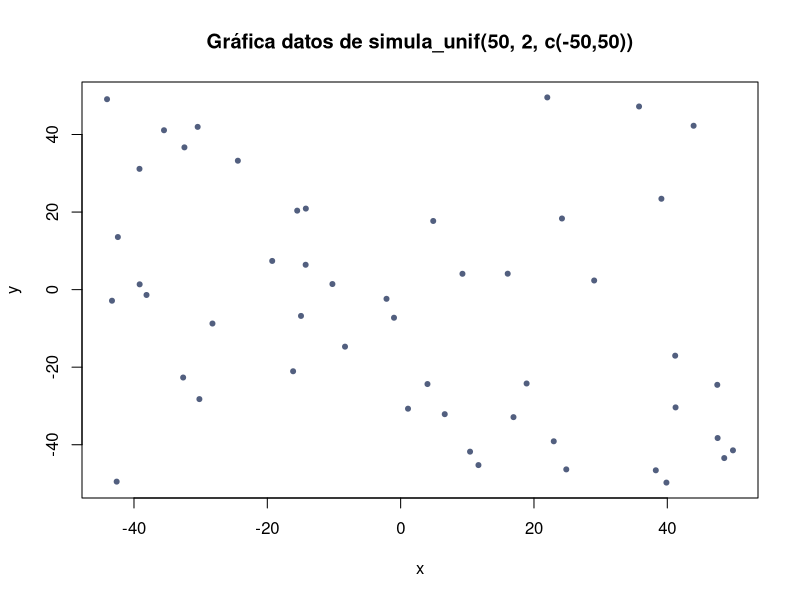
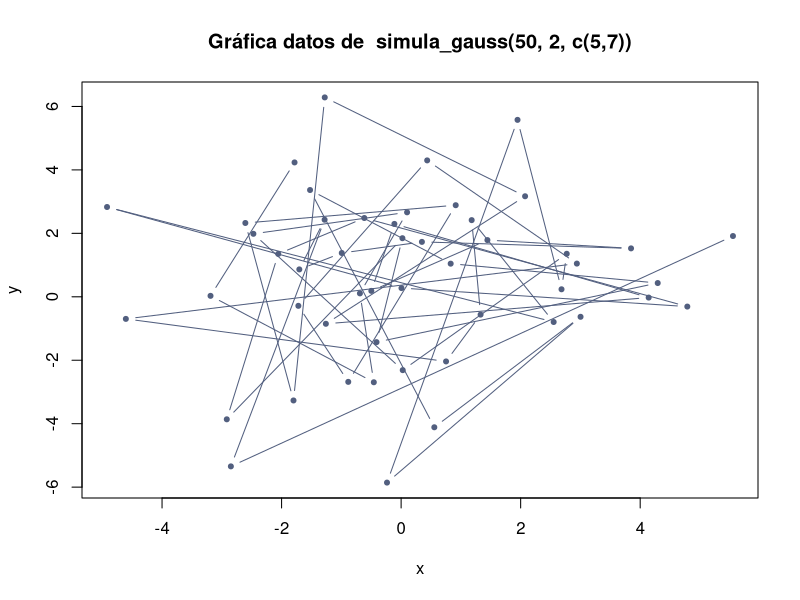
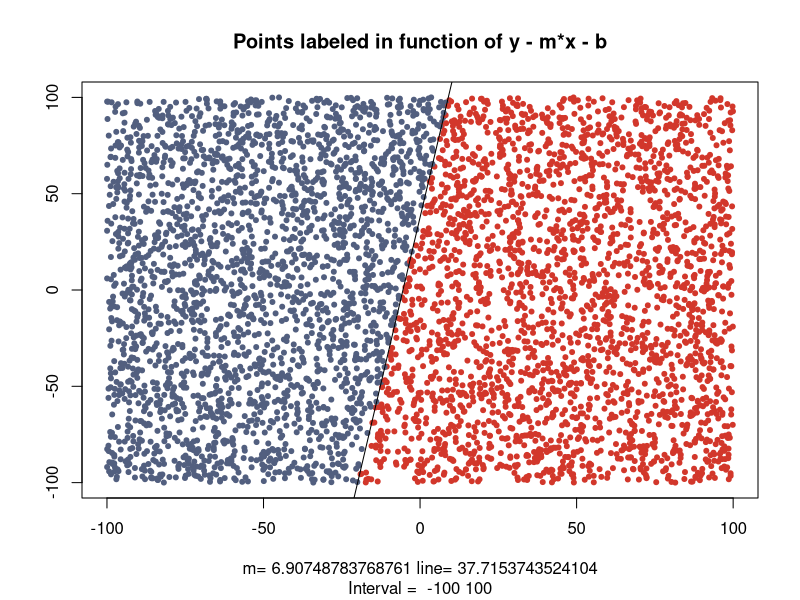
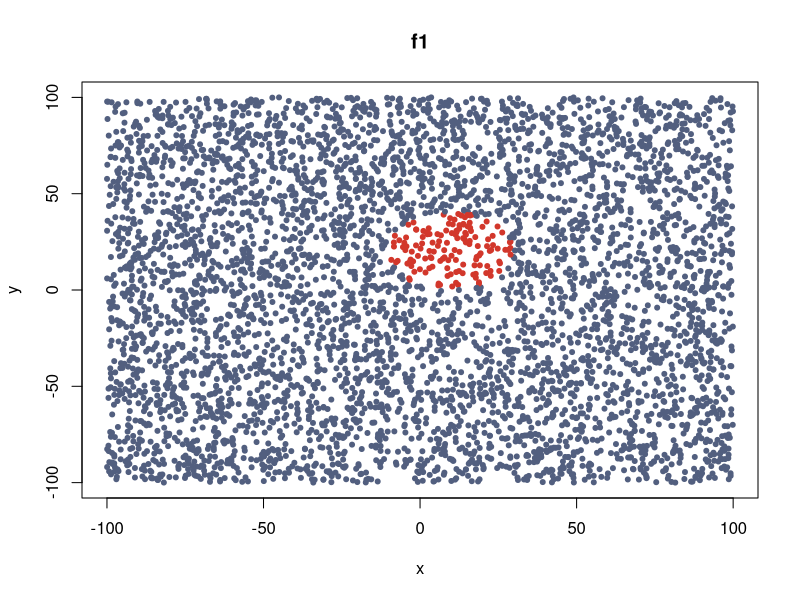
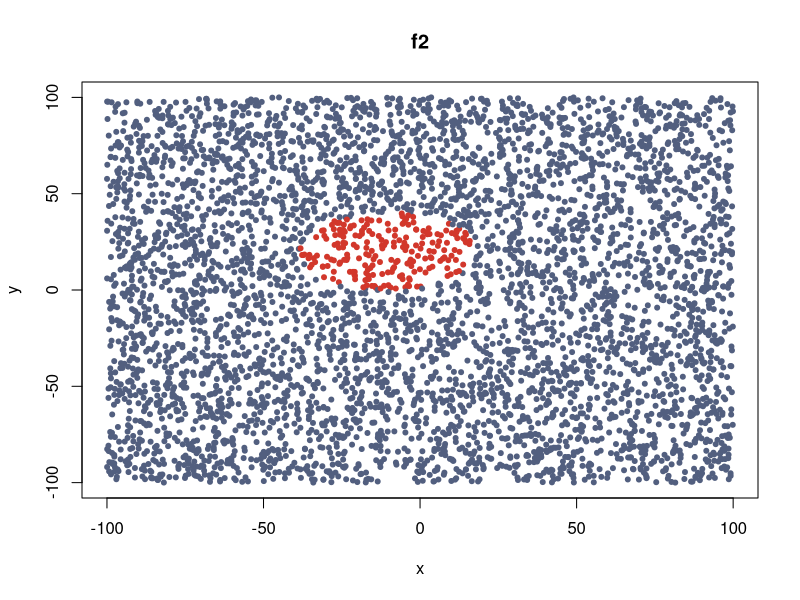
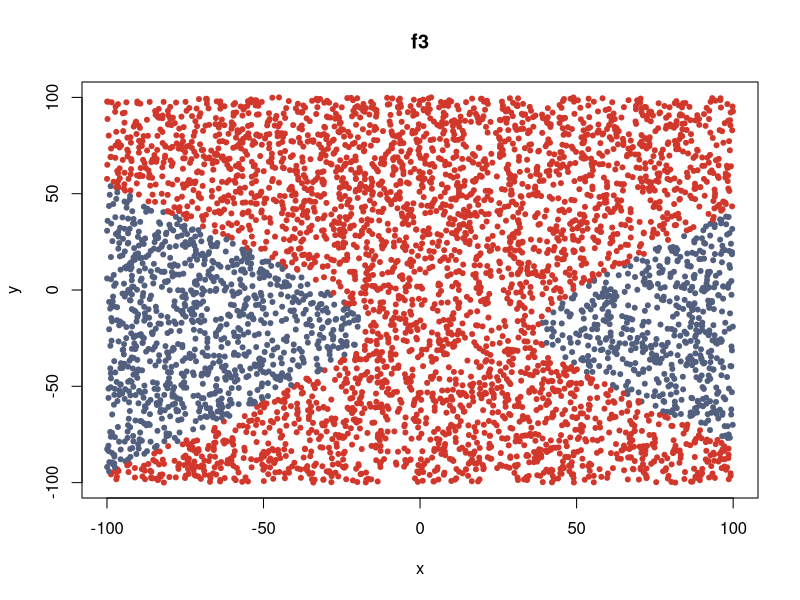
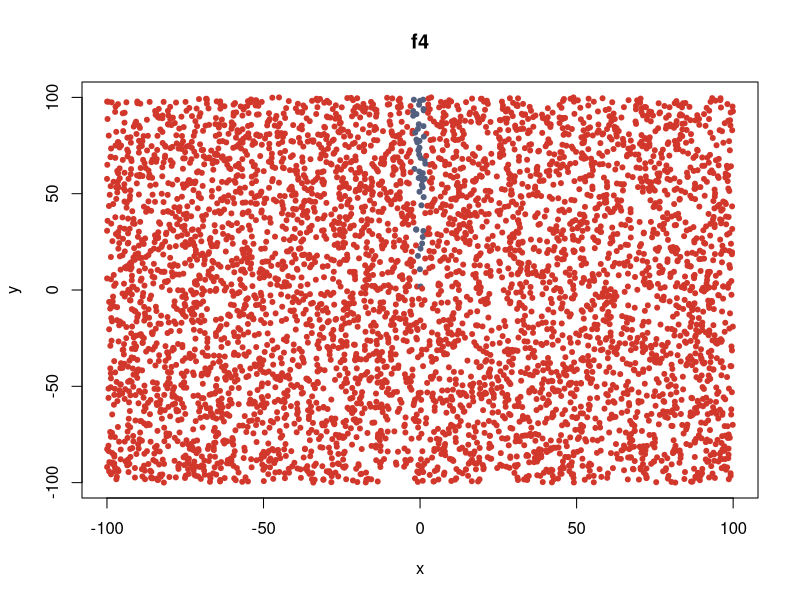
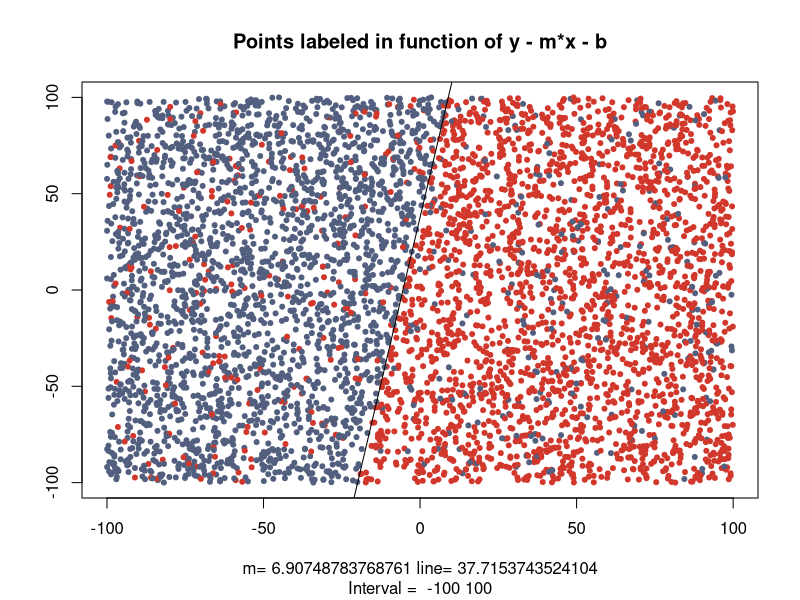

Write R code to recreate these figures, in order. (Note: this script raises an error after producing the figures.)
## ---- chunk 1
knitr::opts_chunk$set(echo = TRUE)
set.seed(1000000007)
## ---- chunk 2
myPlot = function(data, labels = NULL, myMain = NULL, pch = 20, xlab = "x", ylab = "y", ...) {
  # Wrapper function for plotting
  #
  # Args:
  #   Data: A data structure containing the data in the form x,y
  #   labels: Labels to color the data points
  #   rest of params: Graphical params to plot
  if (length(labels) != 0) {
    labels[labels == 1] = "#525F7F"
    labels[labels == -1] = "#D2372B"
  } else {
    labels = "#525F7F"
  }
  
  if (is.null(dim(labels))) {
    plot(data, col = labels, pch = pch, xlab = xlab, ylab = ylab, ...)
  } else {
    for (i in seq(1, dim(labels)[2])) {
      plot(data, col = unlist(labels[i]), main = myMain[i], pch = pch, xlab = xlab, ylab = ylab, ...)
    }
  }
}
## ---- chunk 3
simula_unif <- function(N, dimen = 1, rango = c(0:1)) {
  # Generate a list of vectors populated with uniform distributed random numbers
  #
  # Args:
  #   N: Length of the list
  #   dimen: The dimension of each vector in the list
  #   rango: Range to use generating the numbers
  #
  # Returns:
  #   A list of vectors populated randomly
  array(runif(dimen*N, rango[1], rango[2]), dim = c(N, dimen))
}

simula_unif(10, 5, c(10,100))
simula_unif(10, 2)
simula_unif(10)
## ---- chunk 4
simula_gauss <- function(N, dimen = 1, sig = 1){
  # Generate a list of vectors populated using the normal (Gaussian) distribution
  #
  # Args:
  #   N: Length of the list
  #   dimen: The dimension of each vector in the list
  #   sigma: Vector of Standard deviations
  #
  # Returns:
  #   A list of vectors populated randomly
  array(rnorm(dimen*N, sd = sqrt(sig)), dim = c(N, dimen))
}

simula_gauss(10, 5, c(1,2))
## ---- chunk 5
datos = simula_unif(50, 2, c(-50,50)); datos
myPlot(datos, main="Gráfica datos de simula_unif(50, 2, c(-50,50))")
## ---- chunk 6
datos = simula_gauss(50, 2, c(5,7)); datos
myPlot(datos, main="Gráfica datos de  simula_gauss(50, 2, c(5,7))", type = "b")
## ---- chunk 7

simula_recta <- function(interval = c(-50, 50)){
  # Computes the slope and intercept values of two points in the given interval
  #
  # Args:
  #   interval: Interval from which to pick to random points
  #
  # Returns:
  #   A vector [m, l, p1, p2] where:
  #     - m is the slope 
  #     - l is the intercept
  #     - p1, p2, are the points randomly selected
  thePoints  = simula_unif(2, 2, interval)
  ## Compute the slope
  m = (thePoints[1,1] - thePoints[2,2]) / (thePoints[1,1] - thePoints[2,1])
  
  # Compute y − y1 = m(x − x1)
  line = m * (thePoints[1,1] - thePoints[2,1]) + thePoints[2,2]
  
  c(m, line, thePoints)
}

interval = c(-50, 50);
x = simula_unif(5000, 2, interval);

result = simula_recta(interval)
m = result[1]; m
line = result[2]; line
data = array(result[3:6], c(2,2)); data
## ---- chunk 8
interval = c(-100, 100)
# Generate a set of points
x = simula_unif(5000, 2, interval)

fsign <- function(x, y, m, b){
  # Function to label a 2D Point
  y - m*x - b
}

straight = simula_recta(interval)
m = straight[1]
line = straight[2]

# Apply fsign to each point of the set, each x,y will be passed to fsign
result = mapply(fsign, x[,1], x[,2], m = m, b = line)
# Label the result with -1/1
result[result >= 0] = 1
result[result < 0] = -1
# Create a data frame to store the result
datafsign = data.frame(x = x[,1], y = x[,2], result = result)

# Draw the result
myPlot(datafsign[1:2], datafsign$result,
       main = "Points labeled in function of y - m*x - b",
       xlab = paste(c("m=", m, "line=", line), collapse = " "),
       sub = paste(c("Interval = ", interval), collapse = " "),
       ylab = "")
abline(line,m)
## ---- chunk 9
# Define the functions
f1 <- function(x, y) {
  (x - 10) ^ 2 + (y - 20) ^ 2 - 400
}
f2 <- function(x, y){
  0.5 * (x + 10)^2 + (y - 20)^2 - 400
}
f3 <- function(x, y){
  0.5 * (x - 10)^2 - (y + 20)^2 - 400
}
f4 <- function(x, y){
  y - 20*x^2 - 5*x + 3
}

# Generate a vector of functions
multi.fun <- function(x, y) {
      c(f1 = f1(x, y), f2 = f2(x, y), f3 = f3(x, y), f4 = f4(x, y))
}

# Apply the functions
result = mapply(multi.fun, x[,1], x[,2])

# Label the results
result[result >= 0] = 1
result[result < 0] = -1

# Create a data frame to store the result
datafunctions = data.frame(x = x[,1], y = x[,2], 
                  f1 = result[1,], f2 = result[2,], f3 = result[3,], f4 = result[4,])

# Draw the result

myPlot(datafunctions[1:2], datafunctions[3:6], c("f1", "f2", "f3", "f4"))
## ---- chunk 10
getPercentageOfData <- function(x, condition = 1, percentage = .1){
  # Get the percentage of samples that meet condition
  #
  # Args:
  #   x: A vector containing the data
  #   condition: Condition that the data need to satisfy
  #   percentaje: What percentage of samples to get
  #
  # Returns:
  #   Indexes of the percentage of the samples that meet the condition
  meetCondition = which(x == condition)
  sample(meetCondition, length(meetCondition) * percentage)
}

# Get a 10% of samples labeled with a 1
indexPositive = getPercentageOfData(datafsign$result)
datafsign$result[indexPositive] = -1

indexNegative = getPercentageOfData(datafsign$result, -1)
datafsign$result[indexNegative] = 1

# Draw the result
myPlot(datafsign[1:2], datafsign$result,
       main = "Points labeled in function of y - m*x - b",
       xlab = paste(c("m=", m, "line=", line), collapse = " "),
       sub = paste(c("Interval = ", interval), collapse = " "),
       ylab = "")
abline(line,m)
## ---- chunk 11
# Get a 10% of samples labeled with a 1 in all 4 functions
indexPositive = lapply(datafunctions[3:6], getPercentageOfData)
# Change 1 by -1
datafunctions$f1[indexPositive$f1] = -1
datafunctions$f2[indexPositive$f2] = -1
datafunctions$f3[indexPositive$f3] = -1
datafunctions$f4[indexPositive$f4] = -1

# Get a 10% of samples labeled with a 1 in all 4 functions
indexNegative = lapply(datafunctions[3:6], getPercentageOfData, condition = -1)
# Change -1 by 1
datafunctions$f1[indexNegative$f1] = 1
datafunctions$f2[indexNegative$f2] = 1
datafunctions$f3[indexNegative$f3] = 1
datafunctions$f4[indexNegative$f4] = 1

# Draw the result
# par(mfrow = c(2,2))
myPlot(datafunctions[1:2], datafunctions[3:6], c("f1", "f2", "f3", "f4"))
## ---- chunk 12
ajusta_PLA = function(data,
                      label,
                      max_iter = 100,
                      vini = NULL) {
  # Get the weight to learn the data passed as parameter
  # using the 2D Perceptron algorithm 
  #
  # Args:
  #   data: An array/dataframe of with four columns (x0, x1, x2, y)
  #   label: How to label the dataset, must be of equal lenght of data
  #   max_iter: How much iter to find a solution
  #   vini: Initial weights
  #
  # Returns:
  #   The weights learned to adjust the data set
  
  #### Helper functions ####
  evaluate <- function(d,w){ 
    # returns current classifications on data 
    # for a given set of params, w
    # 
    # Args:
    #   d: should be of shape m x n
    #   w: should be of shape 1 x n
    #
    # Returns:
    #   The labels for the data
    
    evaluation = apply(d, 1, function(x) sum(x*w))
    
    ifelse(evaluation > 0, 1, -1)
  }
  
  random_row <- function(wrongClassified){
    # select a random row number from a data frame of choices
    #
    # Args: 
    #   wrongClassified: Data incorrectly classified from which to choose a random row
    #
    # Returns:
    #   The index of the row picked
    
    pickedRandomRow <- if(nrow(wrongClassified)==1){ #if there is only one misclassification, choose it
      as.numeric(rownames(wrongClassified))
    } else { #otherwise, choose randomly from the misclassified rows
      sample(as.numeric(rownames(wrongClassified)),1) 
    }
    pickedRandomRow
  }
  
  # Check that the data parameter is of the correct form
  if (dim(data)[2] != 4 ){
    print("Data need to have 4 columns. (x0, x1, x2, y)")
    return()
  }
  xs = data[-4]
  
  #### Begin the perceptron learning ####
  
  # If no vini was specified, generate one randomly
  vini <- if (is.null(vini)) runif(3, -.5, .5)
  
  f_function = unname(unlist(data[4]))
  g_function = label
  
  nIters = 0
  
  while (!all(g_function == f_function) && nIters <= max_iter) {
    #while there are mis-classifications
    
    #store the number of iterations
    nIters <- nIters + 1
    
    #randomly choose a mis-classified example
    wrongClassified = xs[g_function != f_function, ]
    pickRandomRow = random_row(wrongClassified)
    
    #update the weights
    vini =
      vini + f_function[pickRandomRow] * as.vector(wrongClassified[rownames(wrongClassified) ==
                                                                pickRandomRow, ])
    #update predictions with new boudary (and plot)
    g_function = evaluate(xs, vini)
  }
  
  if (nIters > max_iter){
    print("Max iter reached, no solution found, the current vini was:")
  } else {
    print(paste("Finished in ", nIters, "iterations"))
    # add_boundary(vini, color='red') #plot final boundary
  }

  vini
}

# Generate randomly the true weights
w <- runif(3, -5, 5)

# Generate Data to test
N = 100
x0 <- rep(1, N)
x1 <- runif(N, -10, 10)
x2 <- runif(N,-10, 10)
df <- data.frame(x0, x1, x2)
df$y = apply(df, 1, function(x) sum(x*w))
df$y = ifelse(df$y > 0, 1, -1)
dataset = df[-4]

label = ifelse(runif(N, -1, 1) >0 , 1,-1)
learnedWeights = ajusta_PLA(data = df, label = label); learnedWeights
## ---- chunk 13
# library(knitr)
# purl("P1.Rmd")
